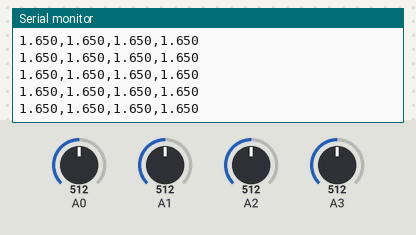
The sketch below on a simulated Arduino Zero (SAMD21). On the bench: the last lines printed to the serial monitor. Inputs (shaded band) come from the test bench; at power-on: A0 = 512, A1 = 512, A2 = 512, A3 = 512 (analog values on the 0–1023 scale).

Above: at 1.2 s.
1.3 s: A0 set to 716
At 2.4 s:
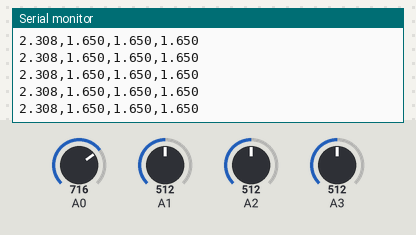
2.8 s: A1 set to 716
At 3.8 s:
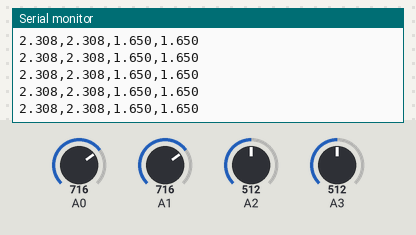
4.3 s: A2 set to 716
At 5.2 s:
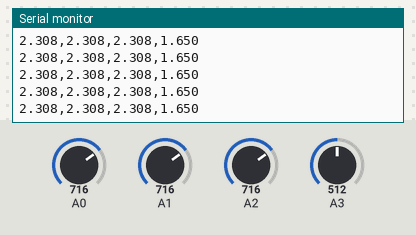
5.8 s: A3 set to 716
At 6.6 s:
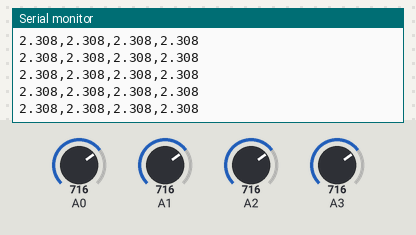
7.3 s: A0 set to 992
At 8.1 s:
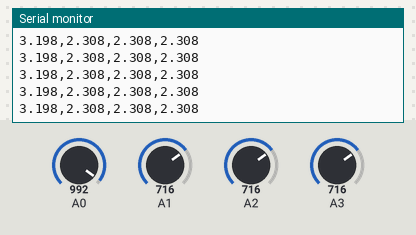
8.8 s: A1 set to 992
At 9.5 s:
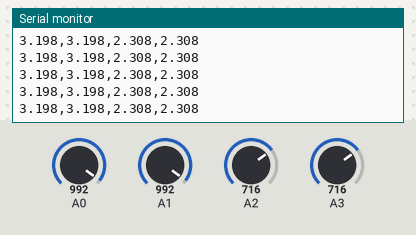
Timing chart, 0 to 11.3 s (numbered marks = the images above; inputs shaded):
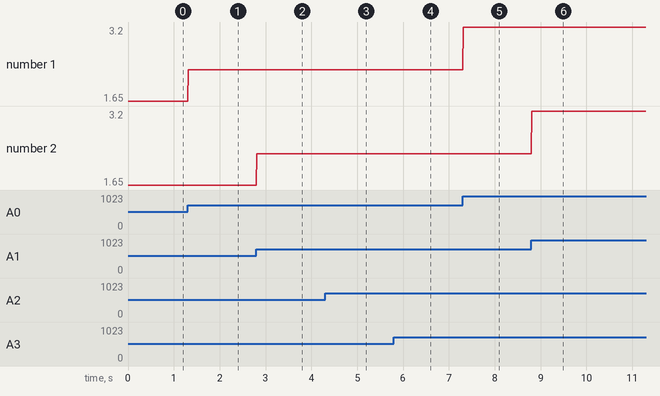

Measured:
- after the input at 1.3 s, the serial monitor: prints a new line at once (image 1)
- after the input at 2.8 s, the serial monitor: prints a new line at once (image 2)
- after the input at 4.3 s, the serial monitor: prints a new line at once (image 3)
- after the input at 5.8 s, the serial monitor: prints a new line at once (image 4)
- after the input at 7.3 s, the serial monitor: prints a new line at once (image 5)
- after the input at 8.8 s, the serial monitor: prints a new line at once (image 6)
- plotted number 1: 1.65 → 2.31 after the input at 1.3 s, 2.31 → 3.2 after the input at 7.3 s

The sketch:

read_pressure_temperature.ino
```cpp
// Setups
const float VREF = 3.3f;            // ADC reference voltage
const int BITS = 12;                // ADC resolution
const unsigned long PERIOD = 10;    // ADC frequency, in ms
const unsigned long BRATE = 115200; // Arduino baudrate

// Auto configurations
const float scale = VREF / ((1 << BITS) - 1);    // ADC scale conversion factor
unsigned long last = 0;                          // Last time, in ms

// Initialization
void setup() {

  // Set ADC resolution of Arduino
  analogReadResolution(BITS);

  // Set baudrate of Arduino
  Serial.begin(BRATE);

  // Standby and wait until the client is connected
  while (!Serial) { ; }

}

// Main loop
void loop() {
  // Output period management
  unsigned long now = millis();
  if ((now - last) < PERIOD) return;
  last = now;

  //read the input on analog pin 0:
  int sensorValue_room = analogRead(A0);
  int sensorValue_cryo = analogRead(A1);
  int sensorValue_ICR = analogRead(A2);
  int sensorValue_ICH = analogRead(A3);

  //Convert the analog reading (which goes from 0 - 2^BITS) to a voltage (0 - 3.3V):
  float voltage_room = sensorValue_room * scale;
  float voltage_cryo = sensorValue_cryo * scale;
  float voltage_ICR = sensorValue_ICR * scale;
  float voltage_ICH = sensorValue_ICH * scale;

  //print out the value you need
  Serial.print(voltage_room, 3);
  Serial.print(',');
  Serial.print(voltage_cryo, 3);
  Serial.print(',');
  Serial.print(voltage_ICR, 3);
  Serial.print(',');
  Serial.println(voltage_ICH, 3);

}
```
